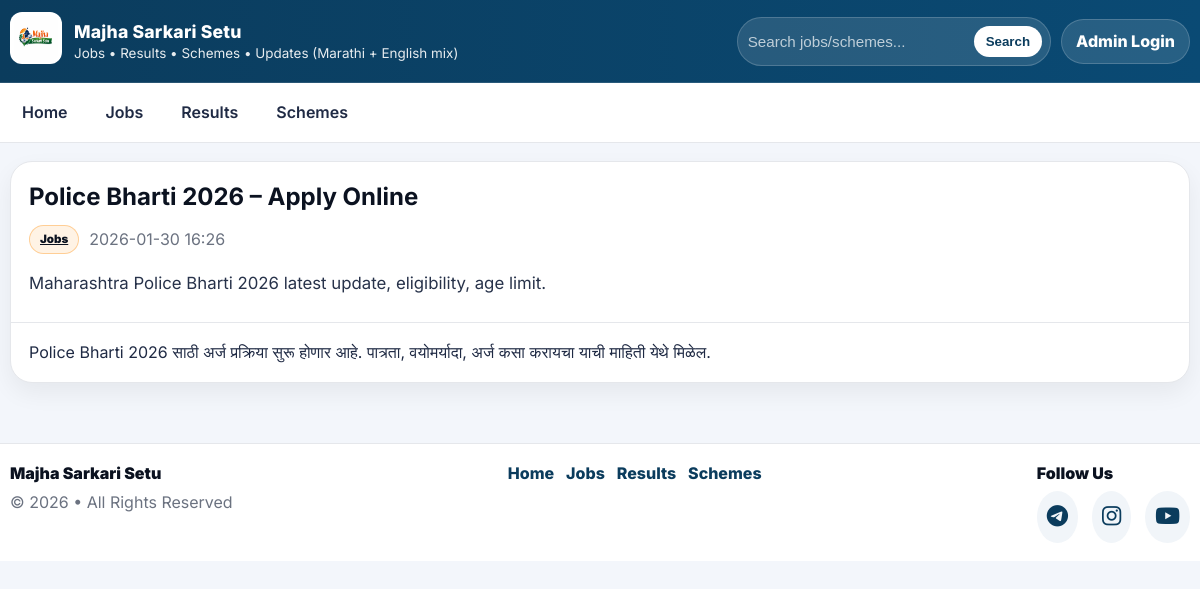
/post/1, run on the app's committed database.
### tables this page shows
CREATE TABLE posts (
                id INTEGER PRIMARY KEY AUTOINCREMENT,
                title TEXT NOT NULL,
                category_slug TEXT NOT NULL,
                summary TEXT NOT NULL,
                content TEXT NOT NULL,
                source_url TEXT,
                created_at TEXT NOT NULL,
                is_published INTEGER NOT NULL DEFAULT 1
            );

CREATE TABLE categories (
                id INTEGER PRIMARY KEY AUTOINCREMENT,
                name TEXT UNIQUE NOT NULL,
                slug TEXT UNIQUE NOT NULL
            );

### app.py (the view)
    @app.get("/post/<int:post_id>")
    def post(post_id: int):
        con = get_db()
        p = con.execute("SELECT * FROM posts WHERE id=? AND is_published=1", (post_id,)).fetchone()
        if not p:
            con.close()
            abort(404)
        cat = con.execute("SELECT name, slug FROM categories WHERE slug=?", (p["category_slug"],)).fetchone()
        con.close()
        return render_template("post.html", post=p, category=cat)

### templates/post.html (shortened to what this page needs)
{% extends "base.html" %}
{% block content %}
<article class="article">
  <div class="article__head">
    <h1>{{ post['title'] }}</h1>
    <div class="article__meta">
      {% if category %}
        <a class="pill pill--{{ category['slug'] }}" href="{{ url_for('category', slug=category['slug']) }}">{{ category['name'] }}</a>
      {% endif %}
      <span class="muted">{{ post['created_at'] }}</span>
    </div>
    <p class="lead">{{ post['summary'] }}</p>
  </div>
  <div class="article__body">
    {{ post['content'] | replace('\n', '<br>') | safe }}
  </div>
</article>
{% endblock %}

### static/style.css (style rules this page uses)
:root { --bg:#f3f6fb; --card:#ffffff; --text:#0b1220; --muted:#6b7280; --primary:#0b3c5d; --accent:#ff8a00; --green:#1f9d55; --border:#e5e7eb; --shadow: 0 10px 25px rgba(0,0,0,.06); --radius:16px; --radius2:22px; --max:1180px; --font: Inter, system-ui, -apple-system, Segoe UI, Roboto, Arial, sans-serif; }
* { box-sizing:border-box }
html,body { height:100% }
body { margin:0; background:var(--bg); color:var(--text); font-family:var(--font); line-height:1.45; }
a { color:inherit }
.muted { color:var(--muted) }
.lead { font-size:1.05rem; color:#27324a }
.pill { display:inline-flex; padding:5px 10px; border-radius:999px; font-weight:900; font-size:.72rem; border:1px solid var(--border); background:#fff; }
.pill--job { background:rgba(255,138,0,.10); border-color:rgba(255,138,0,.35) }
.article { background:#fff; border:1px solid var(--border); border-radius:var(--radius2); box-shadow:var(--shadow); overflow:hidden; }
.article__head { padding:18px 18px 10px; border-bottom:1px solid var(--border) }
.article__head h1 { margin:0 0 10px }
.article__meta { display:flex; flex-wrap:wrap; gap:10px; align-items:center; margin-bottom:10px }
.article__body { padding:18px; color:#1f2a44 }

### data on the page
posts: title "Police Bharti 2026 – Apply Online", created_at "2026-01-30 16:26", summary "Maharashtra Police Bharti 2026 latest update, eligibility, age limit.", content "Police Bharti 2026 साठी अर्ज प्रक्रिया सुरू होणार आहे. पात्रता, वयोमर्यादा, अर्ज कसा करायचा याची माहिती येथे मिळेल."
categories: name "Jobs"

### other printed values
{{ site_name }} "Majha Sarkari Setu"
